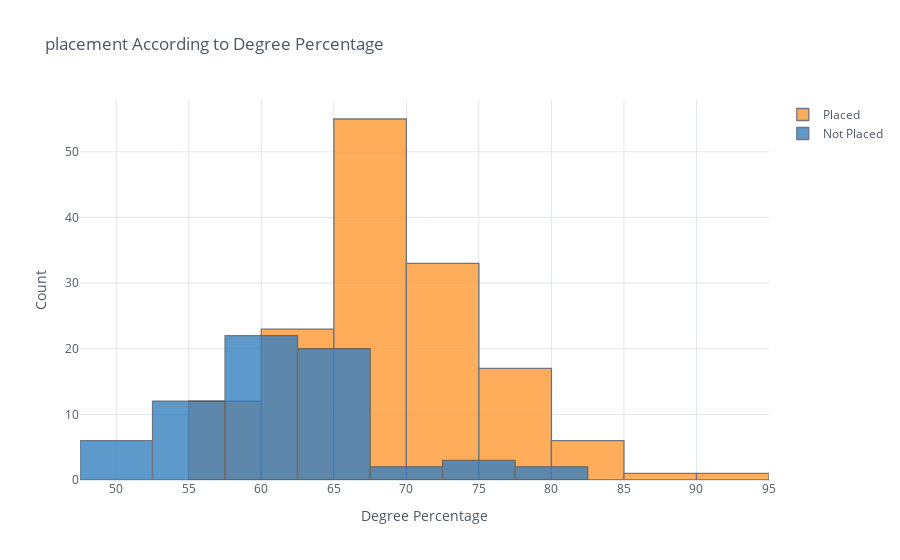

Notebook code for this chart:
### Code cell
camp["Placed"]=camp[camp["status"]=="Placed"]["degree_p"]
camp["Not Placed"]=camp[camp["status"]=="Not Placed"]["degree_p"]
camp[["Placed","Not Placed"]].iplot(kind="histogram", bins=10, theme="white", title="placement According to Degree Percentage",
         xTitle='Degree Percentage', yTitle='Count')

### Figure 1 — Plotly figure (JSON) as saved in the notebook; plotly's stock layout.template omitted (floating-point values rounded to 4 significant figures; data arrays with more than 128 entries replaced by an {"elided": "..."} marker saying what was removed)
{"data": [{"histfunc": "count", "histnorm": "", "marker": {"color": "rgba(255, 153, 51, 1.0)", "line": {"color": "#4D5663", "width": 1.3}}, "name": "Placed", "nbinsx": 10, "opacity": 0.8, "orientation": "v", "type": "histogram", "x": {"elided": "215 float values"}}, {"histfunc": "count", "histnorm": "", "marker": {"color": "rgba(55, 128, 191, 1.0)", "line": {"color": "#4D5663", "width": 1.3}}, "name": "Not Placed", "nbinsx": 10, "opacity": 0.8, "orientation": "v", "type": "histogram", "x": {"elided": "215 float values"}}], "layout": {"barmode": "overlay", "legend": {"bgcolor": "#FFFFFF", "font": {"color": "#4D5663"}}, "paper_bgcolor": "#FFFFFF", "plot_bgcolor": "#FFFFFF", "title": {"font": {"color": "#4D5663"}, "text": "placement According to Degree Percentage"}, "xaxis": {"gridcolor": "#E1E5ED", "showgrid": true, "tickfont": {"color": "#4D5663"}, "title": {"font": {"color": "#4D5663"}, "text": "Degree Percentage"}, "zerolinecolor": "#E1E5ED"}, "yaxis": {"gridcolor": "#E1E5ED", "showgrid": true, "tickfont": {"color": "#4D5663"}, "title": {"font": {"color": "#4D5663"}, "text": "Count"}, "zerolinecolor": "#E1E5ED"}}}
